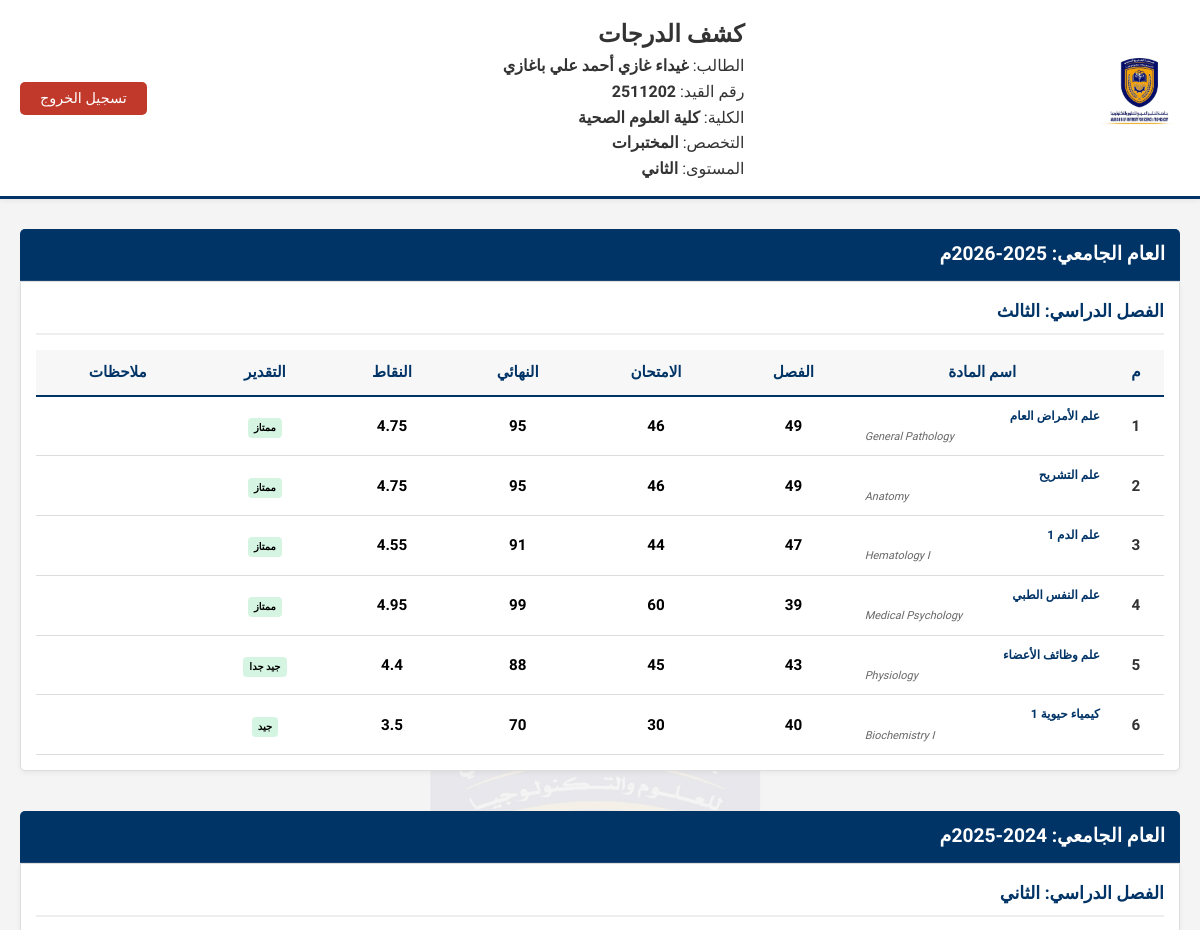
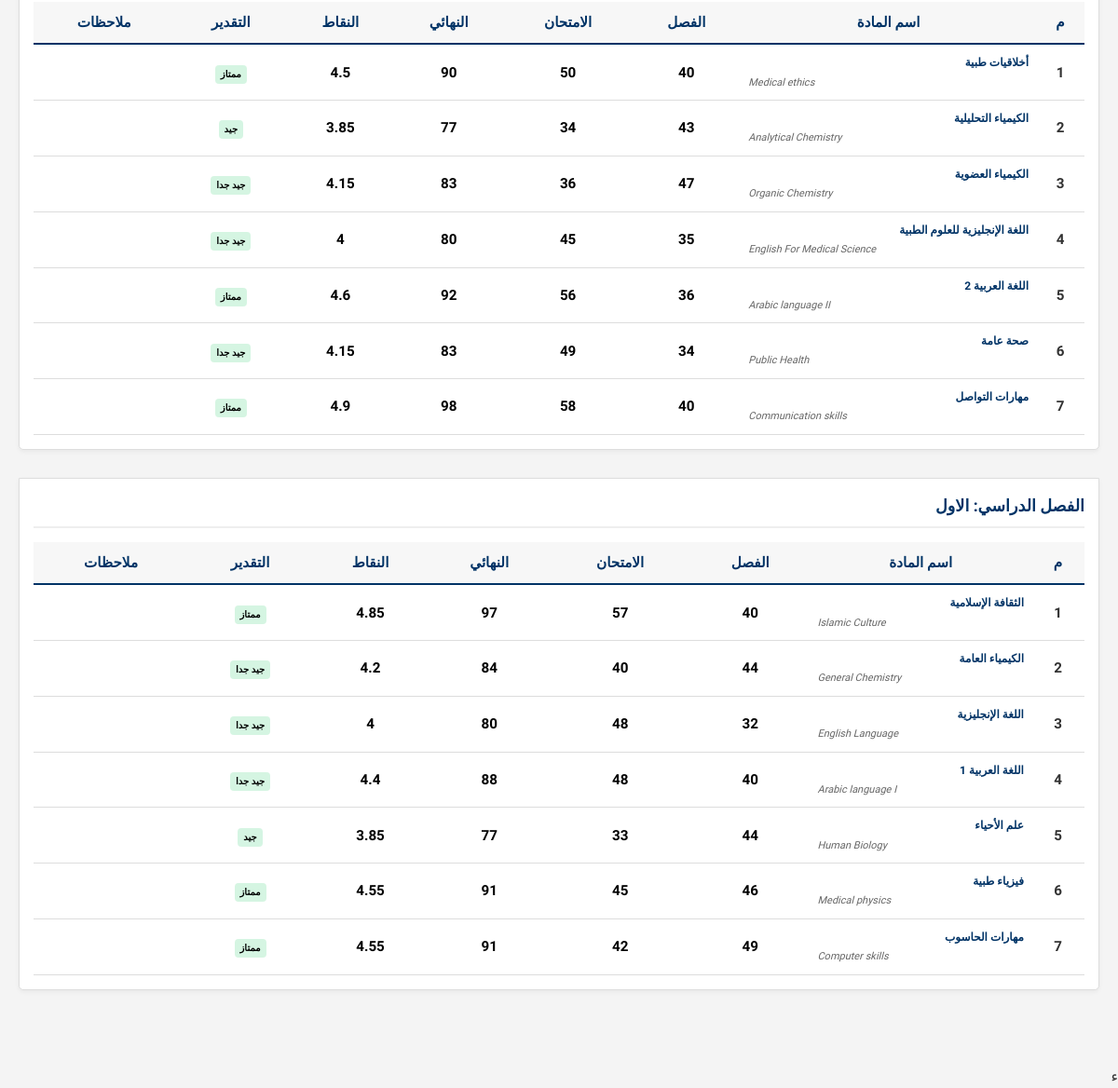
The page /pages/grades.php (signed in) on the database its author committed (2 pictures, top to bottom).
### tables this page shows
CREATE TABLE `students` (
  `id` bigint(20) UNSIGNED NOT NULL,
  `student_id` varchar(255) NOT NULL,
  `password` varchar(255) NOT NULL,
  `student_status_id` bigint(20) UNSIGNED NOT NULL DEFAULT 1,
  `level_id` bigint(20) UNSIGNED NOT NULL DEFAULT 1,
  `major_id` bigint(20) UNSIGNED NOT NULL,
  `college_id` bigint(20) UNSIGNED NOT NULL,
  `academic_year_id` bigint(20) UNSIGNED NOT NULL,
  `name_ar` varchar(255) NOT NULL,
  `name_en` varchar(255) DEFAULT NULL,
  `gender` tinyint(4) NOT NULL,
  `phone` varchar(255) DEFAULT NULL,
  `email` varchar(255) DEFAULT NULL,
  `nationality` varchar(255) DEFAULT NULL,
  `birth_date` date DEFAULT NULL,
  `birth_place` varchar(255) DEFAULT NULL,
  `marital_status` varchar(255) DEFAULT NULL,
  `blood_type` varchar(255) DEFAULT NULL,
  `current_governorate` varchar(255) DEFAULT NULL,
  `current_directorate` varchar(255) DEFAULT NULL,
  `current_district_village` varchar(255) DEFAULT NULL,
  `id_type` varchar(255) DEFAULT NULL,
  `national_id_number` varchar(255) DEFAULT NULL,
  `national_id_issue_date` date DEFAULT NULL,
  `national_id_issuing_authority` varchar(255) DEFAULT NULL,
  `student_landline_phone` varchar(255) DEFAULT NULL,
  `hs_certificate_section` enum('علمي','أدبي') DEFAULT NULL,
  `hs_graduation_year_text` varchar(255) DEFAULT NULL,
  `hs_seat_number` varchar(255) DEFAULT NULL,
  `hs_total_marks` double(8,2) DEFAULT NULL,
  `hs_max_marks` double(8,2) DEFAULT NULL,
  `hs_certificate_gpa` double(8,2) DEFAULT NULL,
  `hs_certificate_issue_date` date DEFAULT NULL,
  `hs_certificate_school_name` varchar(255) DEFAULT NULL,
  `hs_certificate_governorate` varchar(255) DEFAULT NULL,
  `hs_certificate_directorate` varchar(255) DEFAULT NULL,
  `high_school_branch` varchar(255) DEFAULT NULL,
  `photo_student` varchar(255) DEFAULT NULL,
  `photo_identity` varchar(255) DEFAULT NULL,
  `photo_certificate_high_school` varchar(255) DEFAULT NULL,
  `photo_registration_fee` varchar(255) DEFAULT NULL,
  `created_at` timestamp NULL DEFAULT NULL,
  `updated_at` timestamp NULL DEFAULT NULL
);

CREATE TABLE `colleges` (
  `id` bigint(20) UNSIGNED NOT NULL,
  `code` varchar(255) NOT NULL,
  `name_ar` varchar(255) NOT NULL,
  `name_en` varchar(255) NOT NULL,
  `dean` varchar(255) DEFAULT NULL,
  `created_at` timestamp NULL DEFAULT NULL,
  `updated_at` timestamp NULL DEFAULT NULL
);

CREATE TABLE `majors` (
  `id` bigint(20) UNSIGNED NOT NULL,
  `college_id` bigint(20) UNSIGNED NOT NULL,
  `code` varchar(255) NOT NULL,
  `name_ar` varchar(255) NOT NULL,
  `name_en` varchar(255) NOT NULL,
  `created_at` timestamp NULL DEFAULT NULL,
  `updated_at` timestamp NULL DEFAULT NULL
);

CREATE TABLE `levels` (
  `id` bigint(20) UNSIGNED NOT NULL,
  `name_ar` varchar(255) NOT NULL,
  `name_en` varchar(255) NOT NULL,
  `description` text DEFAULT NULL,
  `order` int(11) NOT NULL DEFAULT 0,
  `created_at` timestamp NULL DEFAULT NULL,
  `updated_at` timestamp NULL DEFAULT NULL
);

CREATE TABLE `grades` (
  `id` bigint(20) UNSIGNED NOT NULL,
  `student_id` varchar(255) NOT NULL,
  `course_id` bigint(20) UNSIGNED NOT NULL,
  `semester_id` bigint(20) UNSIGNED NOT NULL,
  `academic_year_id` bigint(20) UNSIGNED NOT NULL,
  `turn` tinyint(4) NOT NULL DEFAULT 1,
  `gsemster` double(8,2) NOT NULL DEFAULT 0.00,
  `gexam` double(8,2) NOT NULL DEFAULT 0.00,
  `gfinal` double(8,2) DEFAULT NULL,
  `gpa` double(8,2) DEFAULT NULL,
  `letter_grade` varchar(255) DEFAULT NULL,
  `result` tinyint(1) DEFAULT NULL,
  `note` text DEFAULT NULL,
  `created_at` timestamp NULL DEFAULT NULL,
  `updated_at` timestamp NULL DEFAULT NULL
);

CREATE TABLE `courses` (
  `id` bigint(20) UNSIGNED NOT NULL,
  `major_id` bigint(20) UNSIGNED NOT NULL,
  `course_type_id` bigint(20) UNSIGNED NOT NULL,
  `semester_id` bigint(20) UNSIGNED NOT NULL,
  `code` varchar(255) NOT NULL,
  `name_ar` varchar(255) NOT NULL,
  `name_en` varchar(255) DEFAULT NULL,
  `hours` int(11) DEFAULT NULL,
  `created_at` timestamp NULL DEFAULT NULL,
  `updated_at` timestamp NULL DEFAULT NULL
);

CREATE TABLE `academic_years` (
  `id` bigint(20) UNSIGNED NOT NULL,
  `label` varchar(255) NOT NULL,
  `starts_at` date NOT NULL,
  `ends_at` date DEFAULT NULL,
  `is_current` tinyint(1) NOT NULL DEFAULT 0,
  `created_at` timestamp NULL DEFAULT NULL,
  `updated_at` timestamp NULL DEFAULT NULL
);

CREATE TABLE `semesters` (
  `id` bigint(20) UNSIGNED NOT NULL,
  `name_ar` varchar(255) NOT NULL,
  `name_en` varchar(255) NOT NULL,
  `level_id` bigint(20) UNSIGNED NOT NULL,
  `created_at` timestamp NULL DEFAULT NULL,
  `updated_at` timestamp NULL DEFAULT NULL
);

### pages/grades.php (the view, shortened to what this page needs)
<?php
require_once '../config/db.php';
$student_id = $_SESSION['student_id'];
$student_name = isset($_SESSION['student_name']) ? $_SESSION['student_name'] : $student_id;
$student_info_sql = "SELECT
    s.level_id,
    l.name_ar AS level_name,
    s.college_id,
    c.name_ar AS college_name,
    s.major_id,
    m.name_ar AS major_name
FROM students s
JOIN levels l ON s.level_id = l.id
JOIN colleges c ON s.college_id = c.id
JOIN majors m ON s.major_id = m.id
WHERE s.student_id = ?";
$stmt_info = $conn->prepare($student_info_sql);
$stmt_info->bind_param("s", $student_id);
$stmt_info->execute();
$student_info_result = $stmt_info->get_result();
if ($student_info = $student_info_result->fetch_assoc()) {
    $level_name = $student_info['level_name'];
    $college_name = $student_info['college_name'];
    $major_name = $student_info['major_name'];
} else {
    $level_name = "غير محدد";
    $college_name = "غير محدد";
    $major_name = "غير محدد";
}
$sql = "SELECT
            g.gsemster,
            g.gexam,
            g.gfinal,
            g.gpa,
            g.letter_grade,
            g.result,
            g.note,
            c.name_ar AS course_ar,
            c.name_en AS course_en,
            s.name_ar AS semester_name,
            ay.label AS academic_year,
            ay.id AS year_id,
            s.id AS semester_id
        FROM grades g
        JOIN courses c ON g.course_id = c.id
        JOIN semesters s ON g.semester_id = s.id
        JOIN academic_years ay ON g.academic_year_id = ay.id
        WHERE g.student_id = ?
        ORDER BY ay.id DESC, s.id DESC, c.name_ar ASC";
$stmt = $conn->prepare($sql);
$stmt->bind_param("s", $student_id);
$stmt->execute();
$result = $stmt->get_result();
$transcript = [];
while ($row = $result->fetch_assoc()) {
    $year = $row['academic_year'];
    $semester = $row['semester_name'];
    if (!isset($transcript[$year])) {
        $transcript[$year] = [];
    }
    if (!isset($transcript[$year][$semester])) {
        $transcript[$year][$semester] = [];
    }
    $transcript[$year][$semester][] = $row;
}
?>
<!DOCTYPE html>
<html lang="ar" dir="rtl">
<head>
    <link rel="stylesheet" href="../assets/css/style.css">
</head>
<body class="grades-page">
    <header class="main-header">
        <div class="header-container">
            <div class="logo-wrapper">
                 <img src="../assets/images/11.jpg" alt="University Logo" class="header-logo">
            </div>
            <div class="student-info">
                <h2>كشف الدرجات</h2>
                <p>الطالب: <strong><?php echo htmlspecialchars($student_name); ?></strong></p>
                <p>رقم القيد: <strong><?php echo htmlspecialchars($student_id); ?></strong></p>
                <p>الكلية: <strong><?php echo htmlspecialchars($college_name); ?></strong></p>
                <p>التخصص: <strong><?php echo htmlspecialchars($major_name); ?></strong></p>
                <p>المستوى: <strong><?php echo htmlspecialchars($level_name); ?></strong></p>
            </div>
            <div class="logout-wrapper">
                <a href="../auth/logout.php" class="btn-logout">تسجيل الخروج</a>
            </div>
        </div>
    </header>
    <main class="content-container">
        <?php if (!empty($transcript)): ?>
            <?php foreach ($transcript as $year => $semesters): ?>
                <div class="academic-year-block">
                    <h3 class="year-title">العام الجامعي: <?php echo htmlspecialchars($year); ?>م</h3>
                    <?php foreach ($semesters as $semester => $grades): ?>
                        <div class="semester-block">
                            <h4 class="semester-title">الفصل الدراسي: <?php echo htmlspecialchars($semester); ?></h4>
                            <div class="table-responsive">
                                <table class="grades-table">
                                    <thead>
                                        <tr>
                                            <th>م</th>
                                            <th class="course-cell">اسم المادة</th>
                                            <th>الفصل</th>
                                            <th>الامتحان</th>
                                            <th>النهائي</th>
                                            <th>النقاط</th>
                                            <th>التقدير</th>
                                            <th class="col-note">ملاحظات</th>
                                        </tr>
                                    </thead>
                                    <tbody>
                                        <?php
                                        $counter = 1;
                                        foreach ($grades as $row):
                                        ?>
                                            <tr>
                                                <td class="col-id"><?php echo $counter++; ?></td>
                                                <td class="course-cell">
                                                    <div class="course-ar"><?php echo htmlspecialchars($row['course_ar']); ?></div>
                                                    <div class="course-en"><?php echo htmlspecialchars($row['course_en']); ?></div>
                                                </td>
                                                <td class="score-val"><?php echo htmlspecialchars($row['gsemster']); ?></td>
                                                <td class="score-val"><?php echo htmlspecialchars($row['gexam']); ?></td>
                                                <td class="score-val"><?php echo htmlspecialchars($row['gfinal']); ?></td>
                                                <td class="score-val"><?php echo htmlspecialchars($row['gpa']); ?></td>
                                                <td><span class="grade-text <?php echo ($row['result'] == 1) ? 'pass' : 'fail'; ?>"><?php echo htmlspecialchars($row['letter_grade']); ?></span></td>
                                                <td class="col-note-content"><?php echo htmlspecialchars($row['note']); ?></td>
                                            </tr>
                                        <?php endforeach; ?>
                                    </tbody>
                                </table>
                            </div>
                        </div>
                    <?php endforeach; ?>
                </div>
            <?php endforeach; ?>
        <?php else: ?>
            <div class="no-data">
                <p>لا توجد درجات مسجلة .</p>
            </div>
        <?php endif; ?>
    </main>
</body>
</html>

### assets/css/style.css (style rules this page uses)
:root { --primary-color: #003366; --secondary-color: #f4f4f4; --accent-color: #c0392b; --text-color: #333; --border-color: #ddd; --table-header-bg: #003366; --table-header-text: #ffffff; --white: #ffffff; --year-header-bg: #ece9e6; --semester-header-color: #003366; }
* { box-sizing: border-box; margin: 0; padding: 0; }
body { font-family: 'Tajawal', sans-serif; background-color: var(--secondary-color); color: var(--text-color); direction: rtl; text-align: right; line-height: 1.6; }
.main-header { background-color: var(--white); border-bottom: 3px solid var(--primary-color); padding: 15px 0; margin-bottom: 30px; box-shadow: 0 2px 5px rgba(0, 0, 0, 0.05); }
.header-container { max-width: 1200px; margin: 0 auto; padding: 0 20px; display: flex; justify-content: space-between; align-items: center; flex-wrap: wrap; }
.logo-wrapper { flex: 0 0 auto; }
.header-logo { height: 80px; width: auto; }
.logout-wrapper { flex: 0 0 auto; }
.btn-logout { text-decoration: none; background-color: var(--accent-color); color: var(--white); padding: 8px 20px; border-radius: 5px; font-size: 0.9rem; transition: background-color 0.3s; }
.content-container { max-width: 1200px; margin: 0 auto; padding: 0 20px 40px; }
.grades-page { position: relative; }
.grades-page::before { content: ""; position: fixed; top: 50%; left: 50%; transform: translate(-50%, -50%); width: 60%; height: 60%; background-image: url('../images/11.jpg'); background-position: center; background-repeat: no-repeat; background-size: contain; opacity: 0.05; z-index: -1; pointer-events: none; }
.academic-year-block { margin-bottom: 40px; background: transparent; }
.year-title { background-color: var(--primary-color); color: var(--white); padding: 10px 15px; border-radius: 5px 5px 0 0; margin-bottom: 0; font-size: 1.2rem; border-bottom: 1px solid rgba(255, 255, 255, 0.1); }
.semester-block { margin-bottom: 30px; background-color: var(--white); border: 1px solid var(--border-color); border-radius: 0 0 5px 5px; padding: 15px; box-shadow: 0 2px 5px rgba(0, 0, 0, 0.05); }
.semester-title { color: var(--semester-header-color); font-size: 1.1rem; margin-bottom: 15px; border-bottom: 2px solid #eee; padding-bottom: 8px; }
.table-responsive { overflow-x: auto; width: 100%; }
.grades-table { width: 100%; border-collapse: collapse; font-size: 0.95rem; }
.grades-table thead { background-color: #f7f7f7; color: var(--primary-color); border-bottom: 2px solid var(--primary-color); }
.grades-table th, .grades-table td { padding: 10px 8px; text-align: center; border-bottom: 1px solid var(--border-color); vertical-align: middle; }
.grades-table th { white-space: nowrap; font-weight: bold; }
.course-cell { padding: auto !important; min-width: 100px; }
.course-ar { text-align: right; font-weight: bold; font-size: 12px; color: var(--primary-color); margin-bottom: 2px; }
.course-en { text-align: left; font-style: italic; font-size: 11px; color: #666; direction: ltr; }
.score-val { font-weight: bold; font-size: 10; color: #000; }
.grade-text { font-weight: bold; font-size: 10px; color: #000; padding: 2px 6px; border-radius: 4px; white-space: nowrap; display: inline-block; }
.grade-text.pass { background-color: rgba(46, 204, 113, 0.2); color: #000; }
.col-id { font-weight: bold; }

### rows shown on the page
students: college.name_ar "كلية العلوم الصحية", major.name_ar "المختبرات", level.name_ar "الثاني"
grades: course.name_ar "علم الأمراض العام", course.name_en "General Pathology", gsemster "49", gexam "46", gfinal "95", gpa "4.75", letter_grade "ممتاز"
grades: course.name_ar "علم التشريح", course.name_en "Anatomy", gsemster "49", gexam "46", gfinal "95", gpa "4.75", letter_grade "ممتاز"
grades: course.name_ar "علم الدم 1", course.name_en "Hematology I", gsemster "47", gexam "44", gfinal "91", gpa "4.55", letter_grade "ممتاز"
grades: course.name_ar "علم النفس الطبي", course.name_en "Medical Psychology", gsemster "39", gexam "60", gfinal "99", gpa "4.95", letter_grade "ممتاز"
grades: course.name_ar "علم وظائف الأعضاء", course.name_en "Physiology", gsemster "43", gexam "45", gfinal "88", gpa "4.4", letter_grade "جيد جدا"
grades: course.name_ar "كيمياء حيوية 1", course.name_en "Biochemistry I", gsemster "40", gexam "30", gfinal "70", gpa "3.5", letter_grade "جيد"
grades: academic_year.label "2024-2025", semester "الثاني", semester.name_ar "الاول", course.name_ar "مهارات الحاسوب", course.name_en "Computer skills", gsemster "49", gexam "42", gfinal "91", gpa "4.55", letter_grade "ممتاز"
grades: course.name_ar "أخلاقيات طبية", course.name_en "Medical ethics", gsemster "40", gexam "50", gfinal "90", gpa "4.5", letter_grade "ممتاز"
grades: course.name_ar "الكيمياء التحليلية", course.name_en "Analytical Chemistry", gsemster "43", gexam "34", gfinal "77", gpa "3.85", letter_grade "جيد"
grades: course.name_ar "الكيمياء العضوية", course.name_en "Organic Chemistry", gsemster "47", gexam "36", gfinal "83", gpa "4.15", letter_grade "جيد جدا"
grades: course.name_ar "اللغة الإنجليزية للعلوم الطبية", course.name_en "English For Medical Science", gsemster "35", gexam "45", gfinal "80", gpa "4", letter_grade "جيد جدا"
grades: course.name_ar "اللغة العربية 2", course.name_en "Arabic language II", gsemster "36", gexam "56", gfinal "92", gpa "4.6", letter_grade "ممتاز"
grades: course.name_ar "صحة عامة", course.name_en "Public Health", gsemster "34", gexam "49", gfinal "83", gpa "4.15", letter_grade "جيد جدا"
grades: course.name_ar "مهارات التواصل", course.name_en "Communication skills", gsemster "40", gexam "58", gfinal "98", gpa "4.9", letter_grade "ممتاز"
grades: course.name_ar "الثقافة الإسلامية", course.name_en "Islamic Culture", gsemster "40", gexam "57", gfinal "97", gpa "4.85", letter_grade "ممتاز"
grades: course.name_ar "الكيمياء العامة", course.name_en "General Chemistry", gsemster "44", gexam "40", gfinal "84", gpa "4.2", letter_grade "جيد جدا"
grades: course.name_ar "اللغة الإنجليزية", course.name_en "English Language", gsemster "32", gexam "48", gfinal "80", gpa "4", letter_grade "جيد جدا"
grades: course.name_ar "اللغة العربية 1", course.name_en "Arabic language I", gsemster "40", gexam "48", gfinal "88", gpa "4.4", letter_grade "جيد جدا"
grades: course.name_ar "علم الأحياء", course.name_en "Human Biology", gsemster "44", gexam "33", gfinal "77", gpa "3.85", letter_grade "جيد"
grades: course.name_ar "فيزياء طبية", course.name_en "Medical physics", gsemster "46", gexam "45", gfinal "91", gpa "4.55", letter_grade "ممتاز"

### other values the page prints
$student_name "غيداء غازي أحمد علي باغازي"
$student_id "2511202"
$year "2025-2026"
$semester "الثالث"
